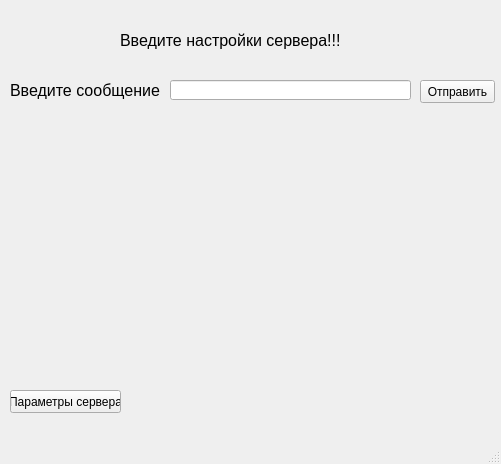
<?xml version="1.0" encoding="UTF-8"?>
<ui version="4.0">
 <class>MainWindow</class>
 <widget class="QMainWindow" name="MainWindow">
  <property name="geometry">
   <rect>
    <x>0</x>
    <y>0</y>
    <width>501</width>
    <height>464</height>
   </rect>
  </property>
  <property name="windowTitle">
   <string>MainWindow</string>
  </property>
  <widget class="QWidget" name="centralwidget">
   <widget class="QLabel" name="server_settings">
    <property name="geometry">
     <rect>
      <x>120</x>
      <y>30</y>
      <width>221</width>
      <height>21</height>
     </rect>
    </property>
    <property name="font">
     <font>
      <pointsize>12</pointsize>
     </font>
    </property>
    <property name="text">
     <string>Введите настройки сервера!!!</string>
    </property>
   </widget>
   <widget class="QLabel" name="chat">
    <property name="geometry">
     <rect>
      <x>20</x>
      <y>120</y>
      <width>211</width>
      <height>21</height>
     </rect>
    </property>
    <property name="font">
     <font>
      <pointsize>12</pointsize>
     </font>
    </property>
    <property name="layoutDirection">
     <enum>Qt::RightToLeft</enum>
    </property>
    <property name="text">
     <string/>
    </property>
   </widget>
   <widget class="QPushButton" name="set_server_settings">
    <property name="geometry">
     <rect>
      <x>10</x>
      <y>390</y>
      <width>111</width>
      <height>23</height>
     </rect>
    </property>
    <property name="text">
     <string>Параметры сервера</string>
    </property>
   </widget>
   <widget class="QLabel" name="chat_2">
    <property name="geometry">
     <rect>
      <x>10</x>
      <y>80</y>
      <width>151</width>
      <height>21</height>
     </rect>
    </property>
    <property name="font">
     <font>
      <pointsize>12</pointsize>
     </font>
    </property>
    <property name="layoutDirection">
     <enum>Qt::RightToLeft</enum>
    </property>
    <property name="text">
     <string>Введите сообщение:</string>
    </property>
   </widget>
   <widget class="QLineEdit" name="message">
    <property name="geometry">
     <rect>
      <x>170</x>
      <y>80</y>
      <width>241</width>
      <height>20</height>
     </rect>
    </property>
   </widget>
   <widget class="QPushButton" name="ok">
    <property name="geometry">
     <rect>
      <x>420</x>
      <y>80</y>
      <width>75</width>
      <height>23</height>
     </rect>
    </property>
    <property name="text">
     <string>Отправить</string>
    </property>
   </widget>
  </widget>
  <widget class="QMenuBar" name="menubar">
   <property name="geometry">
    <rect>
     <x>0</x>
     <y>0</y>
     <width>501</width>
     <height>21</height>
    </rect>
   </property>
  </widget>
  <widget class="QStatusBar" name="statusbar"/>
 </widget>
 <resources/>
 <connections/>
</ui>
